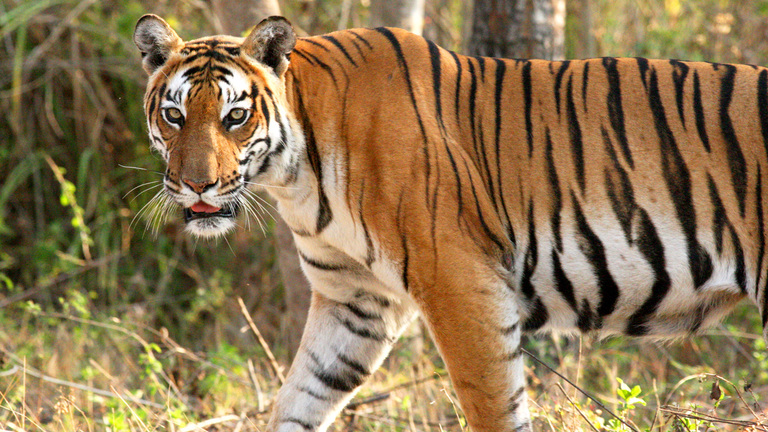
#> input picture Day_10/workspace/numpy-demo/tiger.jpg, 768 x 432 px
$ python np_demo_2.py
#> lines starting #> are read from the running program, lines starting #| are printed output that depends on the picture
from PIL import Image
import numpy as np

# 1. Load an image file into a NumPy array
# (You can use any JPG or PNG image on your computer)
img = np.array(Image.open("tiger.jpg"))
#> img is the input picture: shape (432, 768, 3); mean R, G, B 143.1, 118.3, 81.3

# 2. Inspect core array attributes
print("Data Type :", img.dtype)  # uint8 (values from 0 to 255)
#| Data Type : uint8
print("Dimensions:", img.ndim)   # 3 (Height, Width, Color Channels)
#| Dimensions: 3
print("Shape     :", img.shape)  # e.g., (300, 400, 3) -> 300 rows, 400 cols, 3 channels
#| Shape     : (432, 768, 3)
print("Pixel(0,0):", img[0, 0])  # [R, G, B] values of the top-left pixel
#| Pixel(0,0): [106 128  64]

# cropped = img[img.shape[0]//2:, img.shape[1]//2:].copy()
cropped = img[img.shape[0]//4:(img.shape[0]//4+img.shape[0]//2), img.shape[1]//4:(img.shape[1]//4+img.shape[1]//2)].copy()
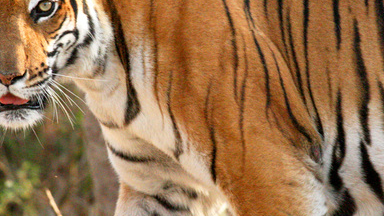
#> cropped: shape (216, 384, 3); mean R, G, B 152.2, 115.4, 79.7
Image.fromarray(cropped).save("cropped.jpg")

thumbnail = img[::3, ::3].copy()
Image.fromarray(thumbnail).save("thumbnail.jpg")

# Horizontal Flip (Mirror: reverse columns along Axis 1)
horizontal_flip = img[:, ::-1]
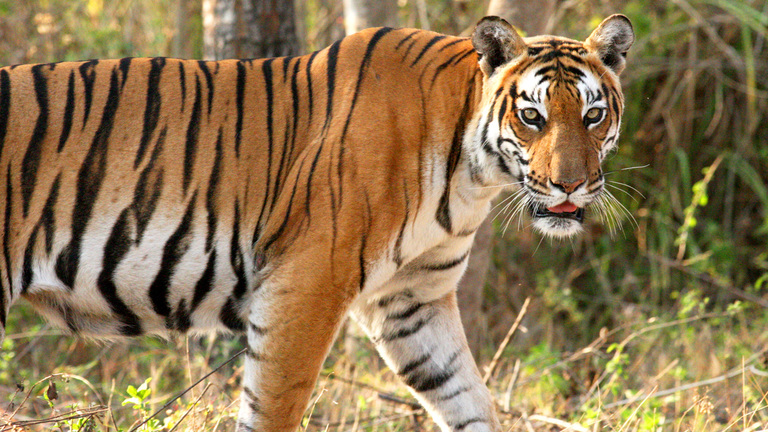
#> horizontal_flip: shape (432, 768, 3); mean R, G, B 143.1, 118.3, 81.3
Image.fromarray(horizontal_flip).save("flipped_horizontal.jpg")

# Vertical Flip (Upside-down: reverse rows along Axis 0)
vertical_flip = img[::-1, :]
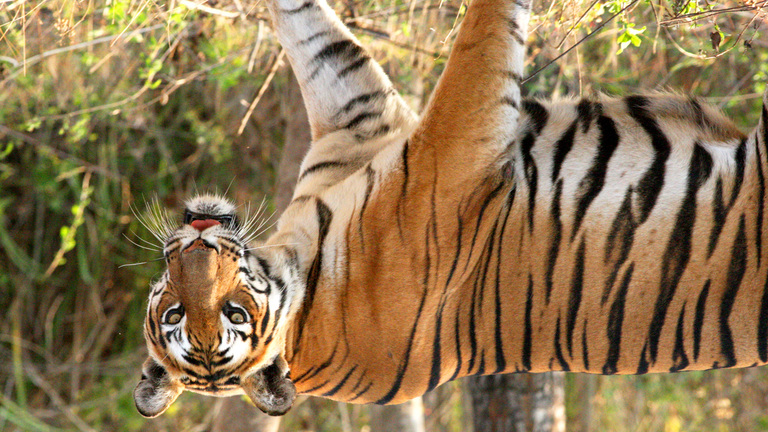
#> vertical_flip: shape (432, 768, 3); mean R, G, B 143.1, 118.3, 81.3
Image.fromarray(vertical_flip).save("flipped_vertical.jpg")

# Vertical Flip (Upside-down: reverse rows along Axis 0)
vertical_flip = img[::-1, ::-1]
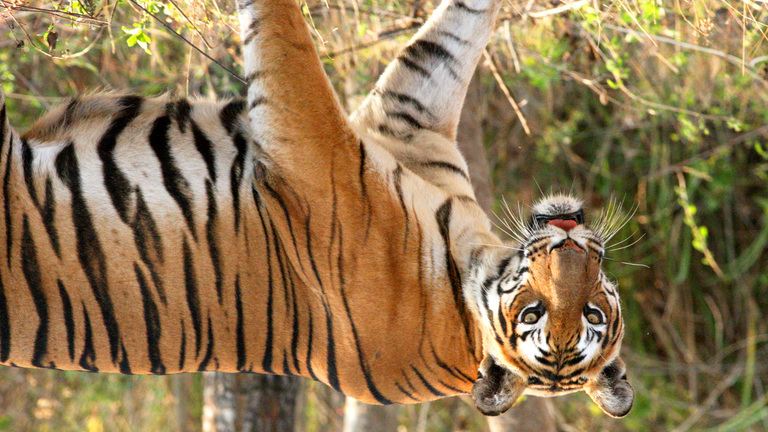
#> vertical_flip: shape (432, 768, 3); mean R, G, B 143.1, 118.3, 81.3
Image.fromarray(vertical_flip).save("flipped.jpg")

# Convert 3D RGB array to 2D Grayscale matrix
gray = (
    img[:, :, 0] * 0.299 +
    img[:, :, 1] * 0.587 +
    img[:, :, 2] * 0.114
).astype(np.uint8)
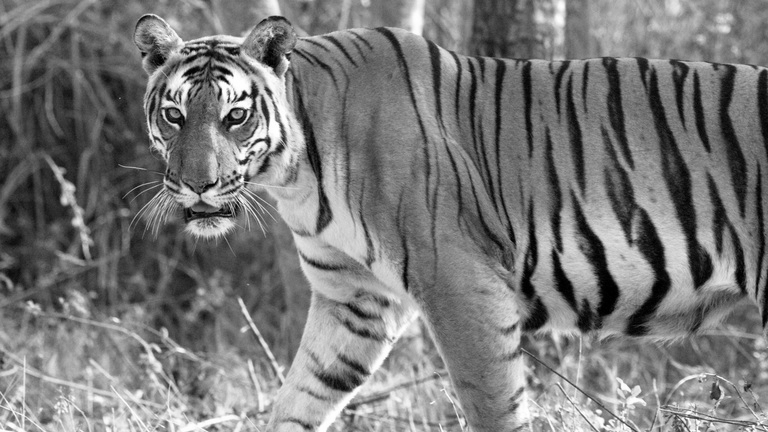
#> gray: shape (432, 768); min 0, max 255, mean 121

Image.fromarray(gray).save("grayscale.jpg")
print("Grayscale Shape:", gray.shape)  # 2D array: (Height, Width)
#| Grayscale Shape: (432, 768)

# 1. Increase Brightness (+40):
brightened = np.clip(img.astype(np.int16) + 40, 0, 255).astype(np.uint8)
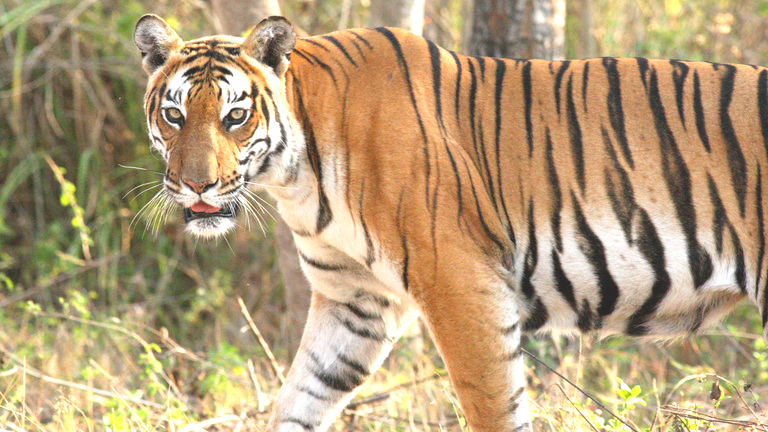
#> brightened: shape (432, 768, 3); mean R, G, B 181, 157.6, 121.1
Image.fromarray(brightened).save("brightened.jpg")

# 2. Warm Sunset Tint (Boost Red, soften Blue via broadcasting):
warm_filter = np.array([1.25, 1.05, 0.75])
warm_img = np.clip(img * warm_filter, 0, 255).astype(np.uint8)
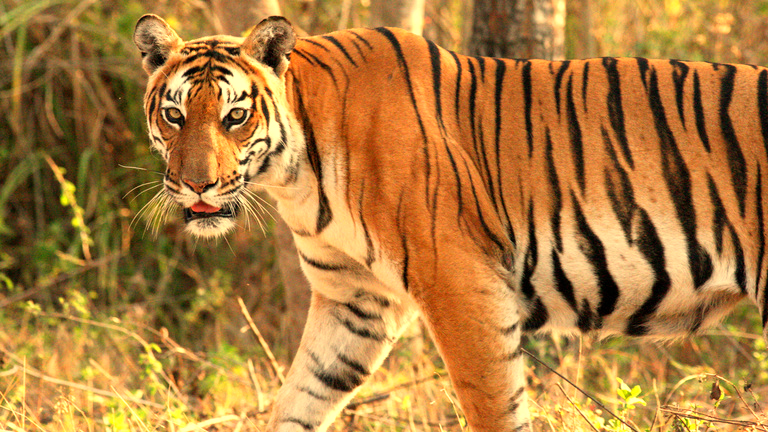
#> warm_img: shape (432, 768, 3); mean R, G, B 174.2, 123.7, 60.6
Image.fromarray(warm_img).save("warm_tint.jpg")
